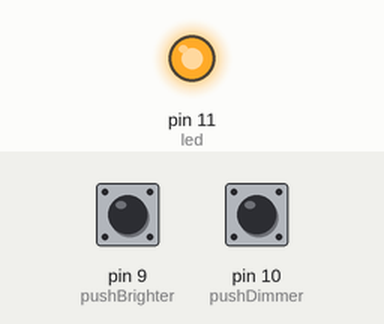
Recording of a sketch running on a simulated Arduino Uno, built with avr-gcc and run on an emulated ATmega328P. Shown: output pins drawn as LEDs (lit = HIGH). The test bench sets the inputs (shaded band); at power-on: pin 10 (pushDimmer) LOW, pin 9 (pushBrighter) LOW.

Above: at 1.2 s.
1.3 s: pin 10 (pushDimmer) pulled HIGH for 0.15 s
At 2.5 s:
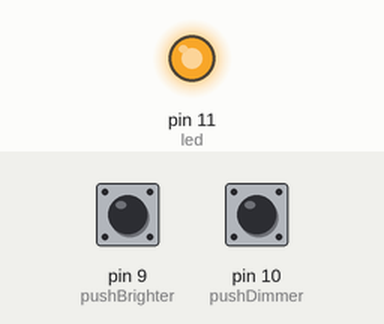
2.9 s: pin 10 (pushDimmer) pulled HIGH for 1 s
At 4.5 s:
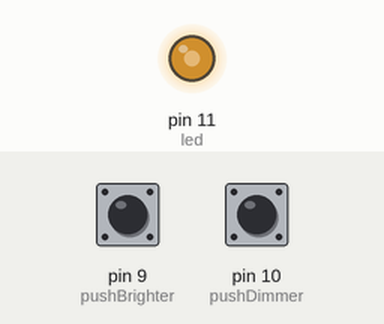
5.9 s: pin 10 (pushDimmer) pulled HIGH for 3.2 s
At 8.4 s:
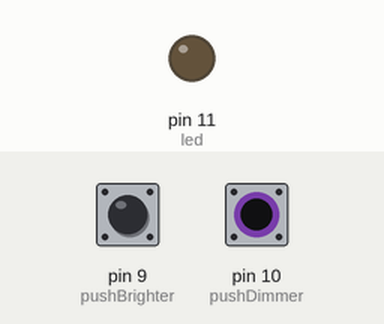
10.6 s: pin 9 (pushBrighter) pulled HIGH for 3.2 s
At 11.3 s:
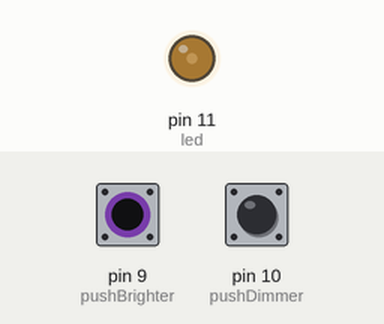
Timing chart, 0 to 15.0 s (numbered marks = the images above; inputs shaded):
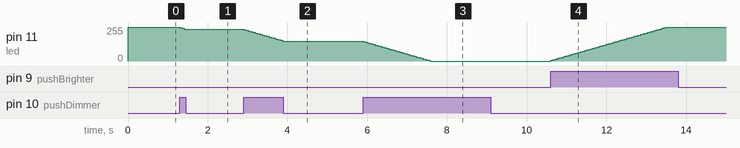

Measured:
- after the input at 1.3 s, pin 11 (led): 255/255 → 240/255 at once
- after the input at 2.9 s, pin 11 (led): moves from 240/255 to 150/255 over 0.99 s, starting at once
- after the input at 5.9 s, pin 11 (led): moves from 150/255 to 0/255 over 1.7 s, starting at once
- after the input at 10.6 s, pin 11 (led): moves from 0/255 to 255/255 over 2.9 s, starting at once

The sketch:

4B_CONTROLLED_LED.ino
```cpp
int pushBrighter = 9;
int pushDimmer = 10;
int led = 11;
int brightness = 255;

void setup(){
  pinMode(pushBrighter, INPUT);
  pinMode(pushDimmer, INPUT);
  pinMode(led, OUTPUT);
  analogWrite(led, brightness);
}

void loop(){
  int brighter = digitalRead(pushBrighter);
  int dimmer = digitalRead(pushDimmer);
  if (brighter == 1){
    increase();
  }
  else if (dimmer == 1){
    decrease();
  }
}

void increase(){
  brightness += 5;
  if (brightness < 256){
    analogWrite(led, brightness);
    delay(3000/(255/5));
  }
  else{
    brightness = 255;
    analogWrite(led, brightness);
    delay(3000/(255/5));
  }
}

void decrease(){
  brightness -= 5;
  if(brightness >=0){
    analogWrite(led, brightness);
    delay(3000/(255/5));
  }
  else{
    brightness = 0;
    analogWrite(led, brightness);
    delay(3000/(255/5));
  }
}
```
